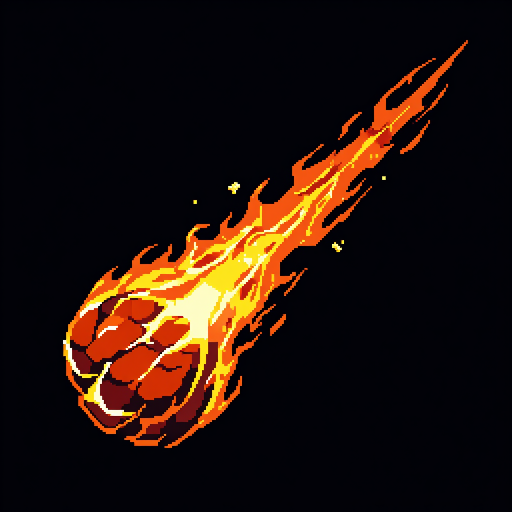
#> input picture AI/comfyui/mage-vfx/revision1/meteor-zimage-original.png, 1024 x 1024 px (shown at 1/2 size); the run also reads 2 pictures not shown here
$ python finalize.py
#> lines starting #> are read from the running program, lines starting #| are printed output that depends on the picture
"""Deterministic sprite finish. Purchased originals and Comfy outputs remain untouched."""
import json, math, sys
from pathlib import Path
import numpy as np
from PIL import Image, ImageDraw
import PIL
sys.dont_write_bytecode=True
HERE=Path(__file__).resolve().parent
ROOT=HERE.parents[2]
OUT=ROOT/'Assets/_Project/Art/VFX/MageTower/Refined'
REVIEW=ROOT/'Recordings/FoundationRevision/VfxReview'
OUT.mkdir(parents=True,exist_ok=True); REVIEW.mkdir(parents=True,exist_ok=True)
FIRE=['#551d16','#b6380b','#f36614','#ffb42b','#ffdf60','#fff3b0']
ICE=['#154da9','#287ddd','#4db8e8','#74dcdf','#b3f1e8','#eefbda']
HOLY=['#287957','#50ab79','#87d6a0','#bcebb3','#e2efb0','#fff2c7']
VOID=['#221d35','#433459','#705095','#a16bc2','#c599e2','#ece2f6']
records=[]

def rgb(hexes): return np.array([tuple(bytes.fromhex(h.lstrip('#'))) for h in hexes],dtype=np.int32)

def palette(image, colors, key=False, threshold=20):
    arr=np.asarray(image.convert('RGBA')).copy()
    if key: arr[:,:,3]=np.where(arr[:,:,:3].max(axis=2)>threshold,255,0)
    pal=rgb(colors)
    distances=((arr[:,:,:3,None].astype(np.int32)-pal.T[None,None,:,:])**2).sum(axis=2)
    arr[:,:,:3]=pal[np.argmin(distances,axis=2)]
    arr[:,:,3]=np.where(arr[:,:,3]>=100,255,0)
    arr[arr[:,:,3]==0,:3]=0
    return Image.fromarray(arr)

def master(file, size, colors, threshold=24, crop=None):
#> called with file = 'revision1/meteor-zimage-original.png', size = (128, 128), threshold = 24
    image=Image.open(HERE/file).convert('RGBA')
    pixels=np.asarray(image).copy()
    pixels[:,:,3]=np.where(pixels[:,:,:3].max(axis=2)>threshold,255,0)
    image=Image.fromarray(pixels)
    if crop: image=image.crop(crop)
    # BOX evaluates logical pixel coverage; palette quantization then binary alpha.
    return palette(image.resize(size,Image.Resampling.BOX),colors)
#> in palette, `arr[:,:,3]=np.where(arr[:,:,3]>=100,255,0)`: arr: shape (128, 128, 4); mean R, G, B, A 106.8, 42.9, 24.4, 42.6

def write(name,frames,pivot=(.5,.5),fps=12,loop=False,source=''):
    w,h=frames[0].size
    # Pack up to four columns to keep every source sheet below 2048 pixels.
    columns=min(4,len(frames));rows=math.ceil(len(frames)/columns)
    sheet=Image.new('RGBA',(w*columns,h*rows))
    for i,frame in enumerate(frames):
        assert frame.size==(w,h)
        sheet.paste(frame,((i%columns)*w,(i//columns)*h))
    sheet.save(OUT/(name+'.png'))
    records.append(dict(name=name,width=w,height=h,count=len(frames),columns=columns,pivot=list(pivot),fps=fps,loop=loop,ppu=32,source=source))
    return sheet

def meteor():
    m=master('revision1/meteor-zimage-original.png',(128,128),FIRE)
    arr=np.asarray(m);frames=[]
    # Rock remains stable. Only the trailing flame tongues receive a 1–2 logical-pixel wave.
    for phase in range(8):
        output=np.zeros_like(arr)
        for y in range(128):
            for x in range(128):
                if arr[y,x,3]==0: continue
                tail=max(0,min(1,(x-y+30)/85))
                shift=round(1.8*tail*math.sin(phase*math.tau/8+(x+y)*.14))
                nx=x+shift; ny=y+shift
                if 0<=nx<128 and 0<=ny<128:output[ny,nx]=arr[y,x]
        frames.append(Image.fromarray(output))
#> after the loop, frames = 8 items
    write('MeteorFlight',frames,pivot=(.285,.28),fps=18,loop=True,source='Comfy revision1; masked flame advection, stable rock')
#> in write, `columns = min(4, len(frames))`: columns = 4
#> in write, `rows = math.ceil(len(frames) / columns)`: rows = 2
#> in write, `sheet=Image.new('RGBA',(w*columns,h*rows))`: sheet: PIL image 512x256 RGBA; every value is 0
#> the loop in write, `for i,frame in enumerate(frames):` made 8 passes

def glacier():
    m=master('revision4/Glacier.png',(112,128),ICE)
#> call 2 of master, with file = 'revision4/Glacier.png', size = (112, 128), threshold = 24
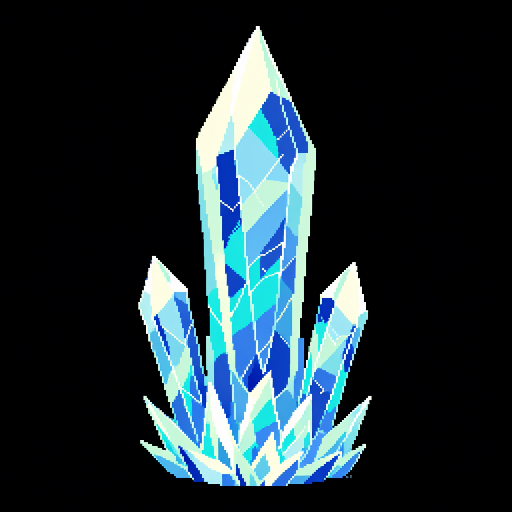
#> input picture AI/comfyui/mage-vfx/revision4/Glacier.png, 1024 x 1024 px (shown at 1/2 size)
#> call 2 of palette, with key = False, threshold = 20
#> in palette (call 2), `arr[:,:,3]=np.where(arr[:,:,3]>=100,255,0)`:
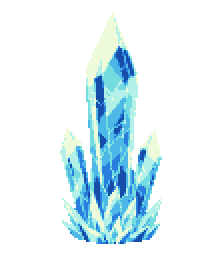
#> arr: shape (128, 112, 4) (shown 2 times larger); mean R, G, B, A 48.4, 107.9, 181.9, 61; transparent parts drawn white
    # Reveal upward from the foot anchor, hold, then fracture down. Never squash the artwork.
    frames=[];arr=np.asarray(m);base=124
    for i,height in enumerate([.12,.62,1,1,1,1,1,.82,.52,.22,0]):
        f=arr.copy();f[:max(0,base-round(120*height)),:,3]=0
        if i>=7:
            yy,xx=np.indices(f.shape[:2]);f[((xx//7+yy//8)%5)<(i-7),3]=0
        frames.append(Image.fromarray(f))
#> after the loop, frames = 11 items
    write('Glacier',frames,pivot=(.5,4/128),fps=14,source='Comfy revision4; foot-anchored reveal/hold/fracture masks')
#> in write (call 2), `sheet=Image.new('RGBA',(w*columns,h*rows))`: sheet: PIL image 448x384 RGBA; every value is 0
#> the loop in write (call 2), `for i,frame in enumerate(frames):` made 11 passes

def sanctuary():
    crest=master('revision4/Sanctuary.png',(64,64),HOLY)
#> call 3 of palette, with key = False, threshold = 20
#> in palette (call 3), `arr[:,:,3]=np.where(arr[:,:,3]>=100,255,0)`:
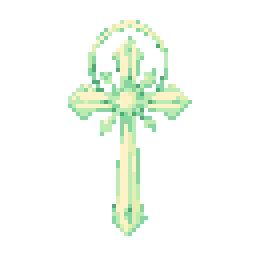
#> arr: shape (64, 64, 4) (shown 4 times larger); mean R, G, B, A 61.8, 137.1, 100.2, 33.7; transparent parts drawn white
    write('SanctuaryCrest',[crest],pivot=(.5,.08),source='Comfy revision4; static opaque emblem, motion from SanctuarySustainVfx')
#> in write (call 3), `sheet=Image.new('RGBA',(w*columns,h*rows))`: sheet: PIL image 64x64 RGBA; every value is 0
    frames=[]
#> frames = []
    colors=[tuple(c)+(255,) for c in rgb(HOLY)]
    for frame in range(12):
        image=Image.new('RGBA',(176,112));draw=ImageDraw.Draw(image)
        cx,cy=88,56
        for r,yr,c in [(82,48,colors[1]),(77,45,colors[3]),(66,38,colors[0])]:
            draw.ellipse((cx-r,cy-yr,cx+r,cy+yr),outline=c,width=1)
        for k in range(12):
            a=k*math.tau/12; x=round(cx+math.cos(a)*72);y=round(cy+math.sin(a)*41)
            c=colors[4 if (k-frame)%12 in (0,1,2) else 2]
            draw.line((x-2,y,x+2,y),fill=c,width=1);draw.line((x,y-2,x,y+2),fill=c,width=1)
        # One broad outward wave for each healing interval; silhouette and rune ring stay put.
        r=12+frame*6;yr=round(r*.58)
        draw.ellipse((cx-r,cy-yr,cx+r,cy+yr),outline=colors[3 if frame<8 else 1],width=1)
        frames.append(image)
#> image: PIL image 176x112 RGBA
#> after the loop, frames = 12 items
    write('SanctuaryGround',frames,fps=12/.7,loop=True,source='Code-native 32px/unit ritual rings; HolyBlessing quarter-view and green palette reference; no stretched source pixels')
#> call 4 of write, with name = 'SanctuaryGround', pivot = (0.5, 0.5), fps = 17.14, loop = True
#> in write (call 4), `sheet=Image.new('RGBA',(w*columns,h*rows))`: sheet: PIL image 704x336 RGBA; every value is 0
#> the loop in write (call 4), `for i,frame in enumerate(frames):` made 12 passes
#> after the loop in write (call 4), `for i,frame in enumerate(frames):`:
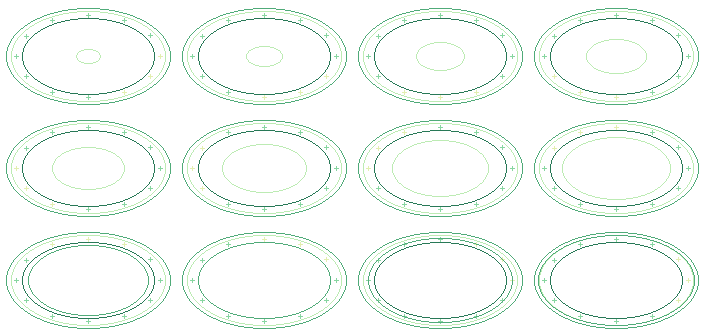
#> sheet: PIL image 704x336 RGBA; mean R, G, B, A 7.6, 12.3, 9.1, 16.9; transparent parts drawn white
    frames=[]
#> frames = []
    for frame in range(6):
        image=Image.new('RGBA',(48,32));draw=ImageDraw.Draw(image);r=6+frame*2
        draw.ellipse((24-r,23-round(r*.45),24+r,23+round(r*.45)),outline=colors[4 if frame<4 else 2],width=1)
        for x in (12,35):
            y=20-frame*2;draw.line((x-1,y,x+1,y),fill=colors[3]);draw.line((x,y-1,x,y+1),fill=colors[3])
        frames.append(image)
#> image: PIL image 48x32 RGBA
#> after the loop, frames = 6 items
    write('HealingFeet',frames,pivot=(.5,9/32),source='Code-native foot pulse; quarter-view ring and two short rising motes, opaque active pixels')
#> in write (call 5), `sheet=Image.new('RGBA',(w*columns,h*rows))`: sheet: PIL image 192x64 RGBA; every value is 0

def telegraph():
    image=Image.new('RGBA',(80,48));draw=ImageDraw.Draw(image)
#> after `image = Image.new('RGBA', (80, 48))`: image: PIL image 80x48 RGBA; every value is 0
    for r,h,c in [(36,20,'#a78842'),(32,18,'#ead896'),(25,14,'#bea55d')]:draw.ellipse((40-r,24-h,40+r,24+h),outline=c,width=1)
    for k in range(8):
        a=k*math.tau/8;x=round(40+29*math.cos(a));y=round(24+16*math.sin(a));draw.line((x-1,y-1,x+1,y+1),fill='#fff2c7')
    write('StoneGlyph',[image],source='Code-native 32px/unit quarter-view ritual ring; replaces enlarged 64px HolyBlessing')

def reconstructed():
    atlas=Image.open(HERE/'revision3/Anime6B.png').convert('RGBA')
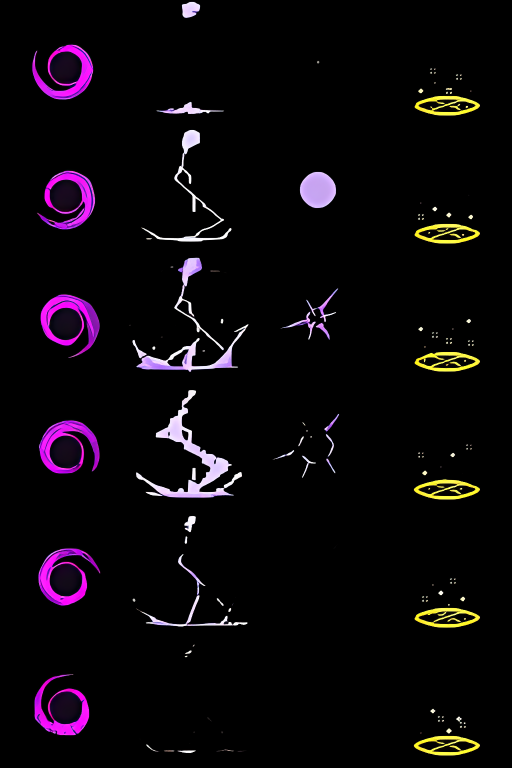
#> input picture AI/comfyui/mage-vfx/revision3/Anime6B.png, 512 x 768 px
    for col,name,colors in [(0,'VoidRing',VOID),(1,'ThunderBolt',VOID),(2,'ThunderImpact',VOID)]:
        frames=[]
        for i in range(6):frames.append(palette(atlas.crop((col*128,i*128,(col+1)*128,(i+1)*128)),colors,key=True,threshold=19))
        write(name,frames,loop=col==0,source='Comfy revision3 Anime6B 4x → area 2x; original six authored poses, shared six-color finish')
    cloud=master('revision4/StormCloud.png',(112,64),['#211b35','#332d4b','#484360','#625678','#a778d1','#d2adf0'],threshold=20,crop=(16,160,1008,760))
#> call 4 of master, with file = 'revision4/StormCloud.png', size = (112, 64), threshold = 20, crop = (16, 160, 1008, 760)
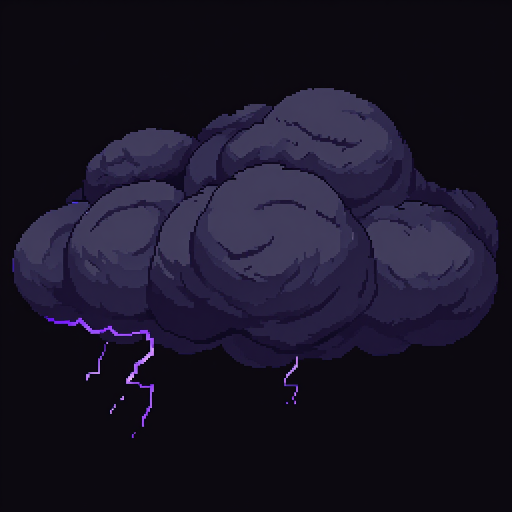
#> input picture AI/comfyui/mage-vfx/revision4/StormCloud.png, 1024 x 1024 px (shown at 1/2 size)
#> in master (call 4), `if crop: image=image.crop(crop)`:
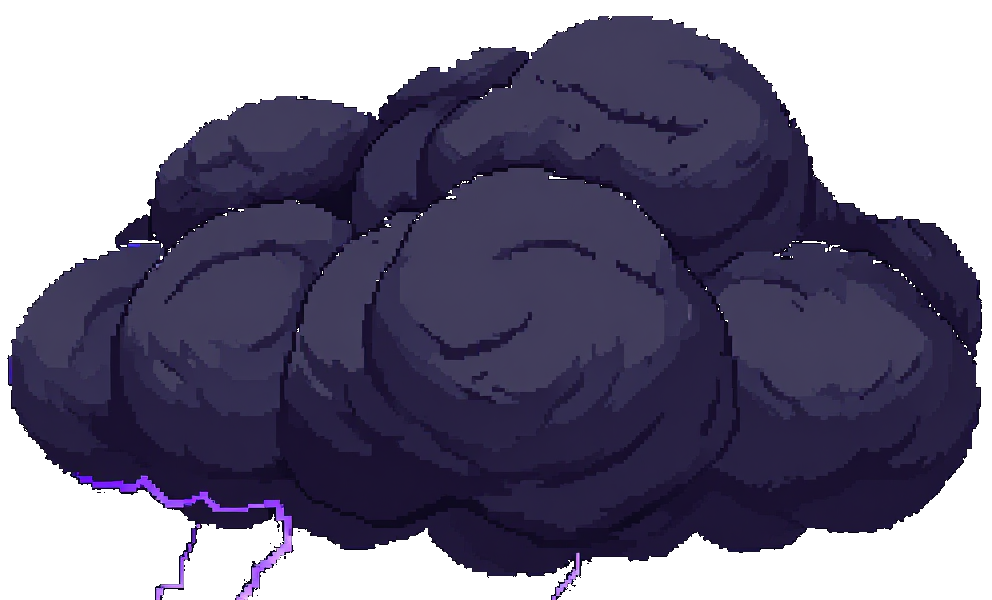
#> image: PIL image 992x600 RGBA; mean R, G, B, A 35, 29.6, 54, 167.1; transparent parts drawn white
    write('StormCloud',[cloud],source='Comfy revision4; removed hanging bolt element by masked lower crop, cloud body retained')

def explosion():
    path=ROOT/'Assets/ExternalAssets/2D_PFX/FX/Fire/11/Sprites/11.png'
    source=Image.open(path).convert('RGBA');frames=[]
    colors=['#594d42','#817a6b','#b1ad9b','#f37a28','#ffc15a','#fff2bb']
    # Original author order is rows left-to-right; 18 nonempty frames in the metadata.
    import yaml
#> (the run stopped early here; a loop or call above may not have finished)
